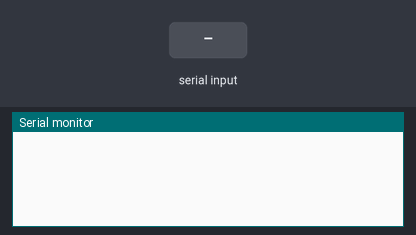
A sketch run on a simulated Arduino Uno, built with avr-gcc and run on an emulated ATmega328P. Shown: the last lines printed to the serial monitor. Inputs (shaded band) come from the test bench. EEPROM starts erased.

Above: at 1.2 s.
1.3 s: "R90\n" received over Serial
At 2.4 s:
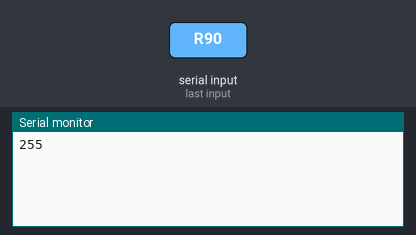
2.8 s: "W90\n" received over Serial
At 4.3 s:
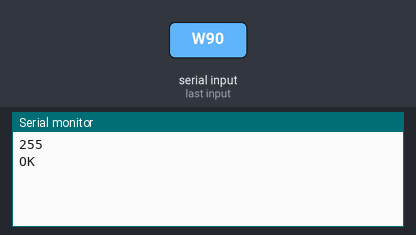
5.3 s: "r90\n" received over Serial
At 5.9 s:
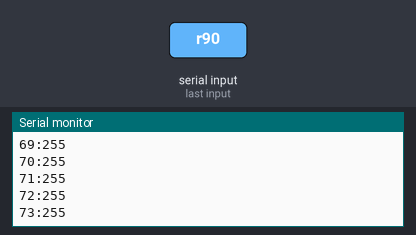
Timing chart, 0 to 8.3 s (numbered marks = the images above; inputs shaded):
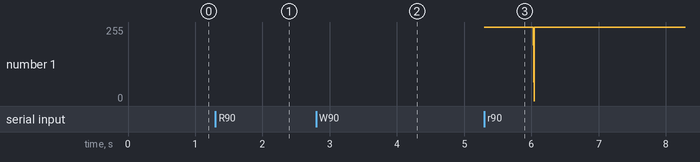

Measured:
- after the input at 1.3 s, the serial monitor: prints a new line at once (image 1)
- after the input at 2.8 s, the serial monitor: prints a new line after 1.0 s (image 2)
- after the input at 5.3 s, the serial monitor: prints a new line at once (image 3)

The sketch:

eeprom_read.ino
```cpp
#include <EEPROM.h>

void setup() {
  Serial.begin(9600);
}

void loop() {
  if (Serial.available()) {
    char command = Serial.read();

    if (command == 'R') {
      int address = Serial.parseInt();
      byte value = EEPROM.read(address);
      Serial.println(value);
    } else if (command == 'W') {
      int address = Serial.parseInt();
      byte value = Serial.parseInt();
      EEPROM.write(address, value);
      Serial.println("OK");
    } else if (command == 'r') {
      for (int i = 0; i < EEPROM.length(); i++) {
        byte value = EEPROM.read(i);
        Serial.print(i);
        Serial.print(":");
        Serial.println(value);
      }
    } else if (command == 'C') {
      for (int i = 0; i < EEPROM.length(); i++) {
        EEPROM.write(i, 0);
      }
      Serial.println("EEPROM cleared");
    } else if (command == 'A') {
      for (int i = 0; i < 6; i++) {
        int value = analogRead(i);
        Serial.println(value);
      }
      for (int i = 2; i < 14; i++) {
        int value = digitalRead(i);
        Serial.println(value);
      }
    }
  }
}
```
